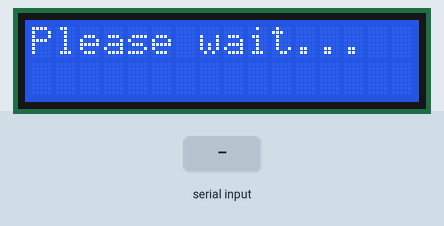
Bench run of a sketch on a simulated Arduino Uno, built with avr-gcc and run on an emulated ATmega328P. On the bench: 16×2 character LCD. The inputs (shaded band) are chosen by the test bench. What the sketch prints to the serial monitor is not drawn.

Above: at 1.2 s.
1.3 s: "1\n" received over Serial
At 2.5 s:
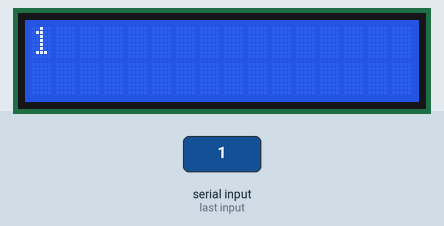
2.8 s: "0\n" received over Serial
At 3.7 s:
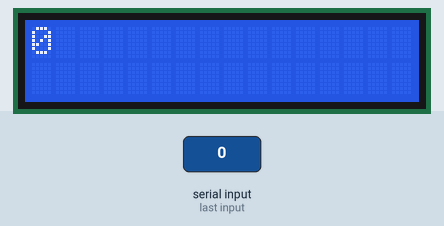
4.3 s: "2\n" received over Serial
At 4.8 s:
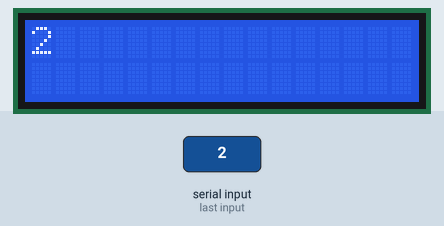
Timing chart, 0 to 7.3 s (numbered marks = the images above; inputs shaded):
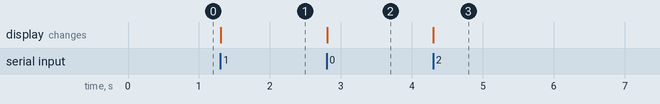

Measured:
- after the input at 1.3 s, the display: changes at once (image 1)
- after the input at 2.8 s, the display: changes at once (image 2)
- after the input at 4.3 s, the display: changes at once (image 3)

The sketch:

LCD_Arduino_Code.ino
```cpp
// include the library code:
#include <LiquidCrystal.h>

//Define pins
int pinD0 = 11;
int pinD1 = 10;
int pinD2 = 9;
int pinD3 = 8;
/**/
int pinD4 = 4;
int pinD5 = 5;
int pinD6 = 6;
int pinD7 = 7;

int pinEnable = 11;
int pinRS = 12;
int pinRW = 13;


// Creates an LCD object. Parameters: (rs, enable, d4, d5, d6, d7)
LiquidCrystal lcd(pinRS, pinRW, pinEnable, pinD4, pinD5, pinD6, pinD7);
//LiquidCrystal lcd(pinRS, pinRW, pinEnable, pinD0, pinD1, pinD2, pinD3, pinD4, pinD5, pinD6, pinD7);

const byte numChars = 33;
boolean newData = false;
char receivedChars[numChars];
//char out1[16];
//char out2[16];
String out1,out2;


void setup()
{
	// set up the LCD's number of columns and rows:
	lcd.begin(16, 2);
	lcd.clear();
  lcd.print("Please wait...");

  Serial.begin(9600);
  Serial.println("Diagnostic Tool ready to receive data! Confirmation: e326a5");
}

void loop()
{
  recvData();
  showData();
}


void recvData(){
  static byte i = 0;
  char rc;
  char endMarker = '\n';

  while(Serial.available() > 0 && !newData){
    rc = Serial.read();

    if (rc != endMarker){
      receivedChars[i] = rc;
      i++;
      if (i >= numChars) {
        i = numChars-1;
        continue;
      }
    }
    else {
      receivedChars[i] = '\0';
      i = 0;
      newData = true;
    }
  }

}

void showData(){
  if (newData == true) {

    //Serial.print("Length: ");
    //Serial.println(sizeof(receivedChars));

    out1 = String(receivedChars).substring(0,16);
    out2 = String(receivedChars).substring(16,32);

    Serial.print("Received Data: ");
    Serial.println(out1);
    Serial.print("Received Data: ");
    Serial.println(out2);

    //Serial.println(sizeof(out1));
    //Serial.println(sizeof(out2));

    lcd.clear();

    //lcd.setCursor(0, 0);
    //lcd.print(receivedChars);

    lcd.setCursor(0, 0);
    lcd.print(out1);

    lcd.setCursor(0, 1);
    lcd.print(out2);

    newData = false;
  }
}

//lcd.clear();
	// Print a message to the LCD.
	//lcd.print("Hello world!");

	// set the cursor to column 0, line 1
	// (note: line 1 is the second row, since counting begins with 0):
	//lcd.setCursor(0, 1);
	// Print a message to the LCD.
	//lcd.print(" LCD Tutorial");
```
